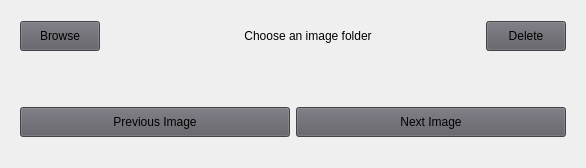
         <widget class="QWidget" name="images_page">
          <layout class="QVBoxLayout" name="verticalLayout_14">
           <item>
            <layout class="QVBoxLayout" name="verticalLayout_12">
             <item>
              <widget class="QWidget" name="upper_image_page" native="true">
               <property name="minimumSize">
                <size>
                 <width>0</width>
                 <height>50</height>
                </size>
               </property>
               <property name="maximumSize">
                <size>
                 <width>16777215</width>
                 <height>50</height>
                </size>
               </property>
               <layout class="QHBoxLayout" name="horizontalLayout_4">
                <item>
                 <widget class="QPushButton" name="browse_img">
                  <property name="minimumSize">
                   <size>
                    <width>0</width>
                    <height>30</height>
                   </size>
                  </property>
                  <property name="styleSheet">
                   <string notr="true">background-color: rgb(94, 92, 100);</string>
                  </property>
                  <property name="text">
                   <string>Browse</string>
                  </property>
                 </widget>
                </item>
                <item>
                 <spacer name="horizontalSpacer_2">
                  <property name="orientation">
                   <enum>Qt::Orientation::Horizontal</enum>
                  </property>
                  <property name="sizeHint" stdset="0">
                   <size>
                    <width>138</width>
                    <height>17</height>
                   </size>
                  </property>
                 </spacer>
                </item>
                <item>
                 <widget class="QLabel" name="image_view_status">
                  <property name="minimumSize">
                   <size>
                    <width>100</width>
                    <height>0</height>
                   </size>
                  </property>
                  <property name="maximumSize">
                   <size>
                    <width>500</width>
                    <height>16777215</height>
                   </size>
                  </property>
                  <property name="styleSheet">
                   <string notr="true">color: rgb(0, 0, 0);</string>
                  </property>
                  <property name="text">
                   <string>Choose an image folder</string>
                  </property>
                  <property name="alignment">
                   <set>Qt::AlignmentFlag::AlignCenter</set>
                  </property>
                 </widget>
                </item>
                <item>
                 <spacer name="horizontalSpacer_3">
                  <property name="orientation">
                   <enum>Qt::Orientation::Horizontal</enum>
                  </property>
                  <property name="sizeHint" stdset="0">
                   <size>
                    <width>108</width>
                    <height>17</height>
                   </size>
                  </property>
                 </spacer>
                </item>
                <item>
                 <widget class="QPushButton" name="delete_img">
                  <property name="minimumSize">
                   <size>
                    <width>0</width>
                    <height>30</height>
                   </size>
                  </property>
                  <property name="styleSheet">
                   <string notr="true">background-color: rgb(94, 92, 100);</string>
                  </property>
                  <property name="text">
                   <string>Delete</string>
                  </property>
                 </widget>
                </item>
               </layout>
              </widget>
             </item>
             <item>
              <widget class="ScaledLabel" name="image_box">
               <property name="maximumSize">
                <size>
                 <width>1920</width>
                 <height>1080</height>
                </size>
               </property>
               <property name="styleSheet">
                <string notr="true">color: rgb(0, 0, 0);</string>
               </property>
               <property name="text">
                <string/>
               </property>
              </widget>
             </item>
             <item>
              <widget class="QWidget" name="lower_image_page" native="true">
               <property name="minimumSize">
                <size>
                 <width>0</width>
                 <height>70</height>
                </size>
               </property>
               <property name="maximumSize">
                <size>
                 <width>16777215</width>
                 <height>70</height>
                </size>
               </property>
               <layout class="QHBoxLayout" name="horizontalLayout_5">
                <item>
                 <widget class="QPushButton" name="prev_img">
                  <property name="minimumSize">
                   <size>
                    <width>0</width>
                    <height>30</height>
                   </size>
                  </property>
                  <property name="styleSheet">
                   <string notr="true">background-color: rgb(94, 92, 100);</string>
                  </property>
                  <property name="text">
                   <string>Previous Image</string>
                  </property>
                 </widget>
                </item>
                <item>
                 <widget class="QPushButton" name="next_img">
                  <property name="minimumSize">
                   <size>
                    <width>0</width>
                    <height>30</height>
                   </size>
                  </property>
                  <property name="styleSheet">
                   <string notr="true">background-color: rgb(94, 92, 100);</string>
                  </property>
                  <property name="text">
                   <string>Next Image</string>
                  </property>
                 </widget>
                </item>
               </layout>
              </widget>
             </item>
            </layout>
           </item>
          </layout>
         </widget>
